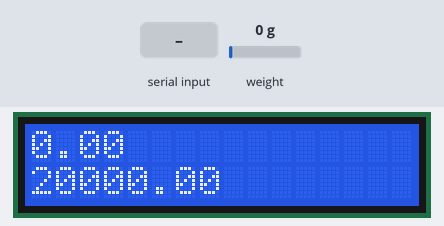
Simulated run of this sketch. Board: Arduino Uno, built with avr-gcc and run on an emulated ATmega328P. Shown: 16×2 character LCD. Inputs (shaded band) come from the test bench; at power-on: weight on the scale 0 g. What the sketch prints to the serial monitor is not drawn.

Above: at 2.7 s.
2.8 s: weight on the scale set to 100 g
At 4.5 s:
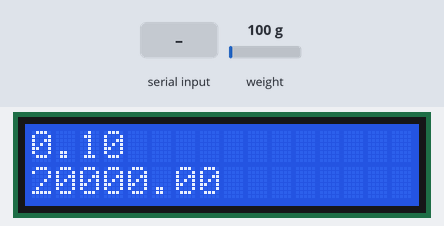
4.8 s: "+" received over Serial
At 6.7 s:
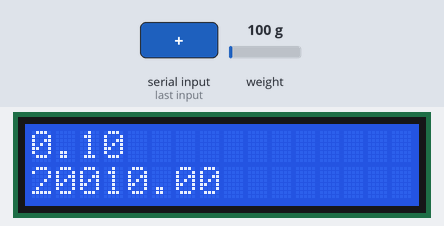
7.0 s: byte 116 ('t') received over Serial
At 9.7 s:
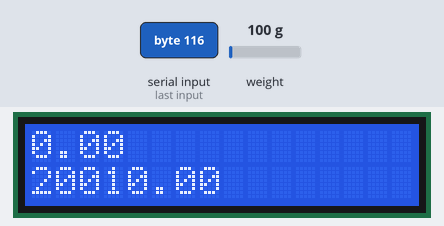
10.0 s: "a" received over Serial
At 11.9 s:
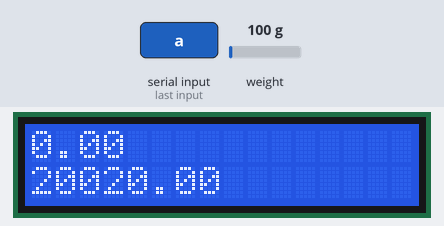
12.5 s: weight on the scale set to 1250 g
At 14.1 s:
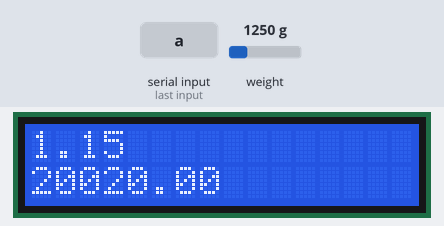
14.7 s: weight on the scale set to 2500 g
At 16.2 s:
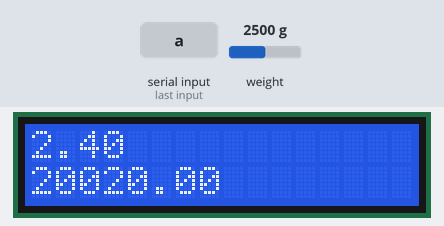
Timing chart, 0 to 17.7 s (numbered marks = the images above; inputs shaded):
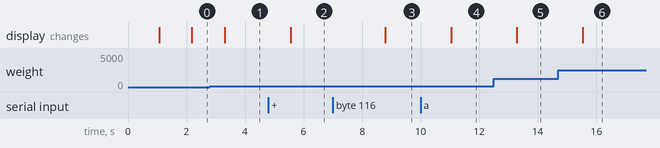

The sketch:

sketch_sep26a.ino
```cpp
/*
   circuits4you.com
   2016 November 25
   Load Cell HX711 Module Interface with Arduino to measure weight in Kgs
  Arduino
  pin
  2 -> HX711 CLK
  3 -> DOUT
  5V -> VCC
  GND -> GND

  Most any pin on the Arduino Uno will be compatible with DOUT/CLK.
  The HX711 board can be powered from 2.7V to 5V so the Arduino 5V power should be fine.
*/

#include "HX711.h"  //You must have this library in your arduino library folder

// include the library code:
#include <LiquidCrystal.h>

// initialize the library with the numbers of the interface pins
LiquidCrystal lcd(8, 9, 4, 5, 6, 7);

#define DOUT  3
#define CLK  2
int indexx = 0;
float unit = 0, cal = 0;

HX711 scale(DOUT, CLK);

//Change this calibration factor as per your load cell once it is found you many need to vary it in thousands
float calibration_factor = 20000; //-106600 worked for my 40Kg max scale setup

//=============================================================================================
//                         SETUP
//=============================================================================================
void setup() {
  Serial.begin(9600);
  scale.set_scale();
  scale.tare(); //Reset the scale to 0
  lcd.begin(16, 2);
}

//=============================================================================================
//                         LOOP
//=============================================================================================
void loop() {
  scale.set_scale(calibration_factor); //Adjust to this calibration factor
  unit = scale.get_units();
  indexx++;
  Serial.print("Reading: ");
  Serial.print(unit, 3);
  Serial.print(" kg"); //Change this to kg and re-adjust the calibration factor if you follow SI units like a sane person
  Serial.print(" calibration_factor: ");
  Serial.print(calibration_factor);
  Serial.print(" indexx: ");
  Serial.print(indexx);
  Serial.println();
  if (indexx > 10)
  {
    lcd.clear();
    lcd.setCursor(0, 0);
    lcd.print(unit);
    lcd.setCursor(0, 1);
    lcd.print(calibration_factor);
    indexx = 0;
  }
  if (Serial.available())
  {
    char temp = Serial.read();
    if (temp == '+' || temp == 'a')
      calibration_factor += 10;
    else if (temp == '-' || temp == 'z')
      calibration_factor -= 10;
    else if (temp == 's')
      calibration_factor += 100;
    else if (temp == 'x')
      calibration_factor -= 100;
    else if (temp == 'd')
      calibration_factor += 1000;
    else if (temp == 'c')
      calibration_factor -= 1000;
    else if (temp == 'f')
      calibration_factor += 10000;
    else if (temp == 'v')
      calibration_factor -= 10000;
    else if (temp == 't')
      scale.tare();  //Reset the scale to zero
  }
}
//=============================================================================================
```

Measured:
- after the input at 2.8 s, the display: changes after 0.51 s (image 1)
- after the input at 4.8 s, the display: changes after 0.75 s (image 2)
- after the input at 7.0 s, the display: changes after 1.8 s (image 3)
- after the input at 10.0 s, the display: changes after 1.0 s (image 4)
- after the input at 12.5 s, the display: changes after 0.79 s (image 5)
- after the input at 14.7 s, the display: changes after 0.83 s (image 6)
